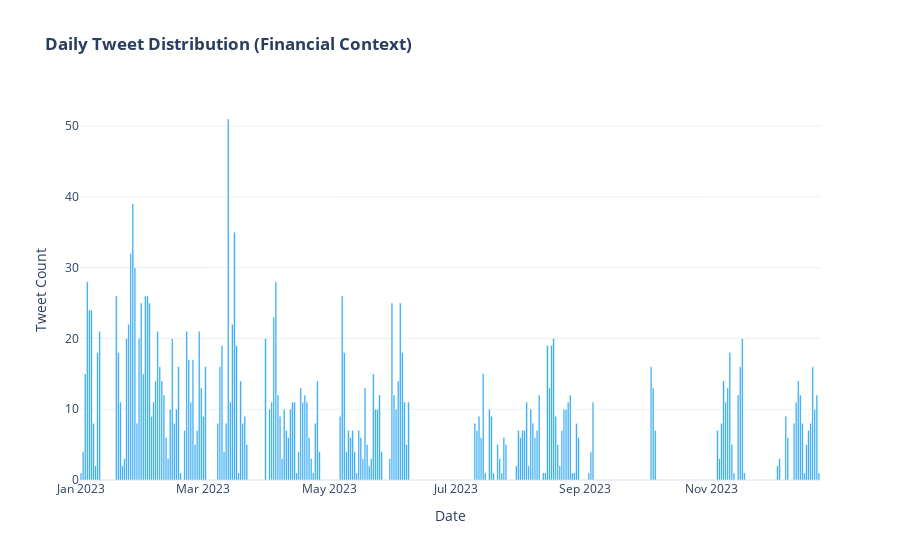

Source (notebook cell):
### Code cell
daily_counts = (
    tweets.groupby(tweets["date"].dt.date).size().reset_index(name="tweet_count")
)
daily_counts.columns = ["date", "count"]

# Distribution des tweets par jour
fig_dist = px.bar(
    daily_counts,
    x="date",
    y="count",
    title="<b>Daily Tweet Distribution (Financial Context)</b>",
    labels={"date": "Date", "count": "Number of Tweets"},
    template="plotly_white",
    color_discrete_sequence=["#1DA1F2"],  # Bleu Twitter
)
fig_dist.update_layout(
    xaxis_title="Date", yaxis_title="Tweet Count", hovermode="x unified"
)
fig_dist.show()

### Figure 1 — Plotly figure (JSON) as saved in the notebook; plotly's stock layout.template omitted (floating-point values rounded to 4 significant figures; data arrays with more than 128 entries replaced by an {"elided": "..."} marker saying what was removed)
{"data": [{"hovertemplate": "Date=%{x}<br>Number of Tweets=%{y}<extra></extra>", "legendgroup": "", "marker": {"color": "#1DA1F2", "pattern": {"shape": ""}}, "name": "", "orientation": "v", "showlegend": false, "textposition": "auto", "type": "bar", "x": {"elided": "205 str values"}, "xaxis": "x", "y": {"elided": "205 int values"}, "yaxis": "y"}], "layout": {"barmode": "relative", "hovermode": "x unified", "legend": {"tracegroupgap": 0}, "title": {"text": "<b>Daily Tweet Distribution (Financial Context)</b>"}, "xaxis": {"anchor": "y", "domain": [0, 1], "title": {"text": "Date"}}, "yaxis": {"anchor": "x", "domain": [0, 1], "title": {"text": "Tweet Count"}}}}
